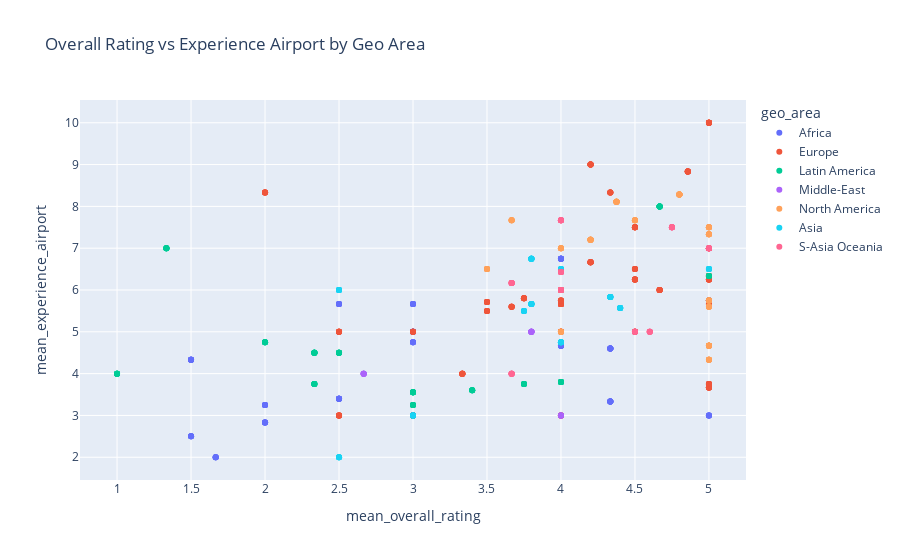

The code cell stored with this chart in its notebook:
### Code cell
import plotly.express as px

# Create an interactive scatter plot
fig = px.scatter(small,
                 x='mean_overall_rating',  # x-axis: overall rating
                 y='mean_experience_airport',  # y-axis: experience rating
                 color='geo_area',  # Color points based on geo_area
                 title="Overall Rating vs Experience Airport by Geo Area",
                 labels={'overall_rating': 'Overall Rating', 'experience_airport': 'Exp'},
                 hover_data=['airport_name'])  

fig.show()

### Figure 1 — Plotly figure (JSON) as saved in the notebook; plotly's stock layout.template omitted (floating-point values rounded to 4 significant figures; data arrays with more than 128 entries replaced by an {"elided": "..."} marker saying what was removed)
{"data": [{"customdata": [["abuja"], ["abuja"], ["abuja"], ["abuja"], ["abuja"], ["abuja"], ["algiers"], ["algiers"], ["algiers"], ["algiers"], ["algiers"], ["algiers"], ["algiers"], ["algiers"], ["banjul"], ["banjul"], ["banjul"], ["banjul"], ["banjul"], ["banjul"], ["dakar"], ["dakar"], ["dakar"], ["dakar"], ["dakar"], ["durban"], ["durban"], ["durban"], ["durban"], ["durban"], ["durban"], ["durban"], ["durban"], ["entebbe"], ["entebbe"], ["entebbe"], ["entebbe"], ["entebbe"], ["entebbe"], ["entebbe"], ["entebbe"], ["entebbe"], ["freetown"], ["freetown"], ["freetown"], ["freetown"], ["freetown"], ["freetown"], ["freetown"], ["hurghada"], ["hurghada"], ["hurghada"], ["hurghada"], ["hurghada"], ["kilimanjaro"], ["kilimanjaro"], ["kilimanjaro"], ["kilimanjaro"], ["kilimanjaro"], ["kilimanjaro"], ["kilimanjaro"], ["kilimanjaro"], ["lusaka"], ["lusaka"], ["lusaka"], ["lusaka"], ["lusaka"], ["luxor"], ["luxor"], ["luxor"], ["luxor"], ["luxor"], ["luxor"], ["luxor"], ["luxor"], ["mombasa"], ["mombasa"], ["mombasa"], ["mombasa"], ["mombasa"], ["mombasa"], ["mombasa"], ["mombasa"], ["mombasa"], ["monastir"], ["monastir"], ["monastir"], ["monastir"], ["monastir"], ["monastir"], ["monastir"], ["monastir"], ["seychelles"], ["seychelles"], ["seychelles"], ["seychelles"], ["seychelles"], ["seychelles"], ["taba"], ["taba"], ["taba"], ["taba"], ["taba"], ["windhoek"], ["windhoek"], ["windhoek"], ["windhoek"], ["windhoek"], ["windhoek"], ["zanzibar"], ["zanzibar"], ["zanzibar"], ["zanzibar"], ["zanzibar"]], "hovertemplate": "geo_area=Africa<br>mean_overall_rating=%{x}<br>mean_experience_airport=%{y}<br>airport_name=%{customdata[0]}<extra></extra>", "legendgroup": "Africa", "marker": {"color": "#636efa", "symbol": "circle"}, "mode": "markers", "name": "Africa", "orientation": "v", "showlegend": true, "type": "scatter", "x": [2, 2, 2, 2, 2, 2, 4.333, 4.333, 4.333, 4.333, 4.333, 4.333, 4.333, 4.333, 2, 2, 2, 2, 2, 2, 3, 3, 3, 3, 3, 5, 5, 5, 5, 5, 5, 5, 5, 4, 4, 4, 4, 4, 4, 4, 4, 4, 4, 4, 4, 4, 4, 4, 4, 3, 3, 3, 3, 3, 4.333, 4.333, 4.333, 4.333, 4.333, 4.333, 4.333, 4.333, 5, 5, 5, 5, 5, 2.5, 2.5, 2.5, 2.5, 2.5, 2.5, 2.5, 2.5, 3, 3, 3, 3, 3, 3, 3, 3, 3, 1.5, 1.5, 1.5, 1.5, 1.5, 1.5, 1.5, 1.5, 3, 3, 3, 3, 3, 3, 1.667, 1.667, 1.667, 1.667, 1.667, 2.5, 2.5, 2.5, 2.5, 2.5, 2.5, 1.5, 1.5, 1.5, 1.5, 1.5], "xaxis": "x", "y": [3.25, 3.25, 3.25, 3.25, 3.25, 3.25, 4.6, 4.6, 4.6, 4.6, 4.6, 4.6, 4.6, 4.6, 2.833, 2.833, 2.833, 2.833, 2.833, 2.833, 3, 3, 3, 3, 3, 5.75, 5.75, 5.75, 5.75, 5.75, 5.75, 5.75, 5.75, 6.75, 6.75, 6.75, 6.75, 6.75, 6.75, 6.75, 6.75, 6.75, 4.667, 4.667, 4.667, 4.667, 4.667, 4.667, 4.667, 4.75, 4.75, 4.75, 4.75, 4.75, 3.333, 3.333, 3.333, 3.333, 3.333, 3.333, 3.333, 3.333, 3, 3, 3, 3, 3, 3.4, 3.4, 3.4, 3.4, 3.4, 3.4, 3.4, 3.4, 5, 5, 5, 5, 5, 5, 5, 5, 5, 4.333, 4.333, 4.333, 4.333, 4.333, 4.333, 4.333, 4.333, 5.667, 5.667, 5.667, 5.667, 5.667, 5.667, 2, 2, 2, 2, 2, 5.667, 5.667, 5.667, 5.667, 5.667, 5.667, 2.5, 2.5, 2.5, 2.5, 2.5], "yaxis": "y"}, {"customdata": {"elided": "269x1 str values"}, "hovertemplate": "geo_area=Europe<br>mean_overall_rating=%{x}<br>mean_experience_airport=%{y}<br>airport_name=%{customdata[0]}<extra></extra>", "legendgroup": "Europe", "marker": {"color": "#EF553B", "symbol": "circle"}, "mode": "markers", "name": "Europe", "orientation": "v", "showlegend": true, "type": "scatter", "x": {"elided": "269 float values"}, "xaxis": "x", "y": {"elided": "269 float values"}, "yaxis": "y"}, {"customdata": [["aruba reina beatrix"], ["aruba reina beatrix"], ["aruba reina beatrix"], ["aruba reina beatrix"], ["aruba reina beatrix"], ["aruba reina beatrix"], ["aruba reina beatrix"], ["aruba reina beatrix"], ["aruba reina beatrix"], ["belo horizonte confins"], ["belo horizonte confins"], ["belo horizonte confins"], ["belo horizonte confins"], ["belo horizonte confins"], ["belo horizonte confins"], ["belo horizonte confins"], ["belo horizonte confins"], ["belo horizonte confins"], ["brasilia"], ["brasilia"], ["brasilia"], ["brasilia"], ["brasilia"], ["brasilia"], ["brasilia"], ["brasilia"], ["brasilia"], ["crown point tobago"], ["crown point tobago"], ["crown point tobago"], ["crown point tobago"], ["crown point tobago"], ["crown point tobago"], ["crown point tobago"], ["curacao"], ["curacao"], ["curacao"], ["curacao"], ["curacao"], ["curacao"], ["curacao"], ["guayaquil"], ["guayaquil"], ["guayaquil"], ["guayaquil"], ["guayaquil"], ["holguin"], ["holguin"], ["holguin"], ["holguin"], ["holguin"], ["holguin"], ["holguin"], ["manaus"], ["manaus"], ["manaus"], ["manaus"], ["manaus"], ["manaus"], ["quito mariscal"], ["quito mariscal"], ["quito mariscal"], ["quito mariscal"], ["quito mariscal"], ["quito mariscal"], ["recife"], ["recife"], ["recife"], ["recife"], ["recife"], ["salvador"], ["salvador"], ["salvador"], ["salvador"], ["salvador"], ["salvador"], ["santo domingo"], ["santo domingo"], ["santo domingo"], ["santo domingo"], ["santo domingo"], ["santo domingo"], ["santo domingo"], ["santo domingo"], ["sao paulo congonhas"], ["sao paulo congonhas"], ["sao paulo congonhas"], ["sao paulo congonhas"], ["sao paulo congonhas"], ["sao paulo congonhas"]], "hovertemplate": "geo_area=Latin America<br>mean_overall_rating=%{x}<br>mean_experience_airport=%{y}<br>airport_name=%{customdata[0]}<extra></extra>", "legendgroup": "Latin America", "marker": {"color": "#00cc96", "symbol": "circle"}, "mode": "markers", "name": "Latin America", "orientation": "v", "showlegend": true, "type": "scatter", "x": [2.333, 2.333, 2.333, 2.333, 2.333, 2.333, 2.333, 2.333, 2.333, 4, 4, 4, 4, 4, 4, 4, 4, 4, 3, 3, 3, 3, 3, 3, 3, 3, 3, 1.333, 1.333, 1.333, 1.333, 1.333, 1.333, 1.333, 2.5, 2.5, 2.5, 2.5, 2.5, 2.5, 2.5, 3.4, 3.4, 3.4, 3.4, 3.4, 1, 1, 1, 1, 1, 1, 1, 3, 3, 3, 3, 3, 3, 2, 2, 2, 2, 2, 2, 5, 5, 5, 5, 5, 2.333, 2.333, 2.333, 2.333, 2.333, 2.333, 4.667, 4.667, 4.667, 4.667, 4.667, 4.667, 4.667, 4.667, 3.75, 3.75, 3.75, 3.75, 3.75, 3.75], "xaxis": "x", "y": [4.5, 4.5, 4.5, 4.5, 4.5, 4.5, 4.5, 4.5, 4.5, 3.8, 3.8, 3.8, 3.8, 3.8, 3.8, 3.8, 3.8, 3.8, 3.556, 3.556, 3.556, 3.556, 3.556, 3.556, 3.556, 3.556, 3.556, 7, 7, 7, 7, 7, 7, 7, 4.5, 4.5, 4.5, 4.5, 4.5, 4.5, 4.5, 3.6, 3.6, 3.6, 3.6, 3.6, 4, 4, 4, 4, 4, 4, 4, 3.25, 3.25, 3.25, 3.25, 3.25, 3.25, 4.75, 4.75, 4.75, 4.75, 4.75, 4.75, 6.333, 6.333, 6.333, 6.333, 6.333, 3.75, 3.75, 3.75, 3.75, 3.75, 3.75, 8, 8, 8, 8, 8, 8, 8, 8, 3.75, 3.75, 3.75, 3.75, 3.75, 3.75], "yaxis": "y"}, {"customdata": [["beirut"], ["beirut"], ["beirut"], ["beirut"], ["beirut"], ["beirut"], ["beirut"], ["beirut"], ["beirut"], ["hamad doha"], ["hamad doha"], ["hamad doha"], ["hamad doha"], ["hamad doha"], ["sharjah"], ["sharjah"], ["sharjah"], ["sharjah"], ["sharjah"], ["sharjah"], ["tehran mehrabad"], ["tehran mehrabad"], ["tehran mehrabad"], ["tehran mehrabad"], ["tehran mehrabad"]], "hovertemplate": "geo_area=Middle-East<br>mean_overall_rating=%{x}<br>mean_experience_airport=%{y}<br>airport_name=%{customdata[0]}<extra></extra>", "legendgroup": "Middle-East", "marker": {"color": "#ab63fa", "symbol": "circle"}, "mode": "markers", "name": "Middle-East", "orientation": "v", "showlegend": true, "type": "scatter", "x": [3.8, 3.8, 3.8, 3.8, 3.8, 3.8, 3.8, 3.8, 3.8, null, null, null, null, null, 2.667, 2.667, 2.667, 2.667, 2.667, 2.667, 4, 4, 4, 4, 4], "xaxis": "x", "y": [5, 5, 5, 5, 5, 5, 5, 5, 5, null, null, null, null, null, 4, 4, 4, 4, 4, 4, 3, 3, 3, 3, 3], "yaxis": "y"}, {"customdata": [["bermuda"], ["bermuda"], ["bermuda"], ["bermuda"], ["bermuda"], ["colorado springs"], ["colorado springs"], ["colorado springs"], ["colorado springs"], ["colorado springs"], ["colorado springs"], ["colorado springs"], ["columbus"], ["columbus"], ["columbus"], ["columbus"], ["columbus"], ["dallas love field"], ["dallas love field"], ["dallas love field"], ["dallas love field"], ["dallas love field"], ["fort myers"], ["fort myers"], ["fort myers"], ["fort myers"], ["fort myers"], ["fort myers"], ["fort myers"], ["fort myers"], ["fort myers"], ["hartford"], ["hartford"], ["hartford"], ["hartford"], ["hartford"], ["hartford"], ["hartford"], ["hartford"], ["hartford"], ["hilo"], ["hilo"], ["hilo"], ["hilo"], ["hilo"], ["hilo"], ["indianapolis"], ["indianapolis"], ["indianapolis"], ["indianapolis"], ["indianapolis"], ["indianapolis"], ["indianapolis"], ["indianapolis"], ["indianapolis"], ["jacksonville"], ["jacksonville"], ["jacksonville"], ["jacksonville"], ["jacksonville"], ["john wayne"], ["john wayne"], ["john wayne"], ["john wayne"], ["john wayne"], ["john wayne"], ["little rock"], ["little rock"], ["little rock"], ["little rock"], ["little rock"], ["little rock"], ["long beach"], ["long beach"], ["long beach"], ["long beach"], ["long beach"], ["long beach"], ["long island macarthur"], ["long island macarthur"], ["long island macarthur"], ["long island macarthur"], ["long island macarthur"], ["long island macarthur"], ["long island macarthur"], ["memphis"], ["memphis"], ["memphis"], ["memphis"], ["memphis"], ["memphis"], ["memphis"], ["milwaukee"], ["milwaukee"], ["milwaukee"], ["milwaukee"], ["milwaukee"], ["milwaukee"], ["milwaukee"], ["milwaukee"], ["milwaukee"], ["muscle shoals"], ["muscle shoals"], ["muscle shoals"], ["muscle shoals"], ["muscle shoals"], ["nashville"], ["nashville"], ["nashville"], ["nashville"], ["nashville"], ["nashville"], ["sacramento"], ["sacramento"], ["sacramento"], ["sacramento"], ["sacramento"], ["sacramento"], ["sacramento"], ["sacramento"], ["sacramento"]], "hovertemplate": "geo_area=North America<br>mean_overall_rating=%{x}<br>mean_experience_airport=%{y}<br>airport_name=%{customdata[0]}<extra></extra>", "legendgroup": "North America", "marker": {"color": "#FFA15A", "symbol": "circle"}, "mode": "markers", "name": "North America", "orientation": "v", "showlegend": true, "type": "scatter", "x": [null, null, null, null, null, 5, 5, 5, 5, 5, 5, 5, 3.667, 3.667, 3.667, 3.667, 3.667, null, null, null, null, null, 4.375, 4.375, 4.375, 4.375, 4.375, 4.375, 4.375, 4.375, 4.375, 5, 5, 5, 5, 5, 5, 5, 5, 5, 4, 4, 4, 4, 4, 4, 5, 5, 5, 5, 5, 5, 5, 5, 5, 5, 5, 5, 5, 5, 4, 4, 4, 4, 4, 4, 5, 5, 5, 5, 5, 5, 5, 5, 5, 5, 5, 5, 5, 5, 5, 5, 5, 5, 5, 3.5, 3.5, 3.5, 3.5, 3.5, 3.5, 3.5, 4.8, 4.8, 4.8, 4.8, 4.8, 4.8, 4.8, 4.8, 4.8, null, null, null, null, null, 4.5, 4.5, 4.5, 4.5, 4.5, 4.5, 4.2, 4.2, 4.2, 4.2, 4.2, 4.2, 4.2, 4.2, 4.2], "xaxis": "x", "y": [10, 10, 10, 10, 10, 4.333, 4.333, 4.333, 4.333, 4.333, 4.333, 4.333, 7.667, 7.667, 7.667, 7.667, 7.667, 3.667, 3.667, 3.667, 3.667, 3.667, 8.111, 8.111, 8.111, 8.111, 8.111, 8.111, 8.111, 8.111, 8.111, 4.667, 4.667, 4.667, 4.667, 4.667, 4.667, 4.667, 4.667, 4.667, 5, 5, 5, 5, 5, 5, 5.75, 5.75, 5.75, 5.75, 5.75, 5.75, 5.75, 5.75, 5.75, 5.6, 5.6, 5.6, 5.6, 5.6, 7, 7, 7, 7, 7, 7, 7.333, 7.333, 7.333, 7.333, 7.333, 7.333, 4.667, 4.667, 4.667, 4.667, 4.667, 4.667, 7.5, 7.5, 7.5, 7.5, 7.5, 7.5, 7.5, 6.5, 6.5, 6.5, 6.5, 6.5, 6.5, 6.5, 8.286, 8.286, 8.286, 8.286, 8.286, 8.286, 8.286, 8.286, 8.286, null, null, null, null, null, 7.667, 7.667, 7.667, 7.667, 7.667, 7.667, 7.2, 7.2, 7.2, 7.2, 7.2, 7.2, 7.2, 7.2, 7.2], "yaxis": "y"}, {"customdata": [["chengdu"], ["chengdu"], ["chengdu"], ["chengdu"], ["chengdu"], ["coimbatore"], ["coimbatore"], ["coimbatore"], ["coimbatore"], ["coimbatore"], ["hangzhou"], ["hangzhou"], ["hangzhou"], ["hangzhou"], ["hangzhou"], ["hangzhou"], ["hangzhou"], ["hangzhou"], ["kunming"], ["kunming"], ["kunming"], ["kunming"], ["kunming"], ["kunming"], ["pune"], ["pune"], ["pune"], ["pune"], ["pune"], ["pune"], ["pune"], ["pune"], ["pune"], ["qingdao"], ["qingdao"], ["qingdao"], ["qingdao"], ["qingdao"], ["qingdao"], ["qingdao"], ["sapporo chitose"], ["sapporo chitose"], ["sapporo chitose"], ["sapporo chitose"], ["sapporo chitose"], ["sapporo chitose"], ["sapporo chitose"], ["sapporo chitose"], ["seoul gimpo"], ["seoul gimpo"], ["seoul gimpo"], ["seoul gimpo"], ["seoul gimpo"], ["seoul gimpo"], ["seoul gimpo"], ["seoul gimpo"], ["shenyang"], ["shenyang"], ["shenyang"], ["shenyang"], ["shenyang"], ["shenyang"], ["shenyang"], ["xian xianyang"], ["xian xianyang"], ["xian xianyang"], ["xian xianyang"], ["xian xianyang"], ["xian xianyang"], ["xian xianyang"], ["xian xianyang"], ["xiamen"], ["xiamen"], ["xiamen"], ["xiamen"], ["xiamen"], ["xiamen"], ["xiamen"], ["xiamen"], ["xiamen"]], "hovertemplate": "geo_area=Asia<br>mean_overall_rating=%{x}<br>mean_experience_airport=%{y}<br>airport_name=%{customdata[0]}<extra></extra>", "legendgroup": "Asia", "marker": {"color": "#19d3f3", "symbol": "circle"}, "mode": "markers", "name": "Asia", "orientation": "v", "showlegend": true, "type": "scatter", "x": [4, 4, 4, 4, 4, 2.5, 2.5, 2.5, 2.5, 2.5, 4.333, 4.333, 4.333, 4.333, 4.333, 4.333, 4.333, 4.333, 3.75, 3.75, 3.75, 3.75, 3.75, 3.75, 3, 3, 3, 3, 3, 3, 3, 3, 3, 4.4, 4.4, 4.4, 4.4, 4.4, 4.4, 4.4, 3.8, 3.8, 3.8, 3.8, 3.8, 3.8, 3.8, 3.8, 4, 4, 4, 4, 4, 4, 4, 4, 5, 5, 5, 5, 5, 5, 5, 2.5, 2.5, 2.5, 2.5, 2.5, 2.5, 2.5, 2.5, 3.8, 3.8, 3.8, 3.8, 3.8, 3.8, 3.8, 3.8, 3.8], "xaxis": "x", "y": [6.5, 6.5, 6.5, 6.5, 6.5, 2, 2, 2, 2, 2, 5.833, 5.833, 5.833, 5.833, 5.833, 5.833, 5.833, 5.833, 5.5, 5.5, 5.5, 5.5, 5.5, 5.5, 3, 3, 3, 3, 3, 3, 3, 3, 3, 5.571, 5.571, 5.571, 5.571, 5.571, 5.571, 5.571, 5.667, 5.667, 5.667, 5.667, 5.667, 5.667, 5.667, 5.667, 4.75, 4.75, 4.75, 4.75, 4.75, 4.75, 4.75, 4.75, 6.5, 6.5, 6.5, 6.5, 6.5, 6.5, 6.5, 6, 6, 6, 6, 6, 6, 6, 6, 6.75, 6.75, 6.75, 6.75, 6.75, 6.75, 6.75, 6.75, 6.75], "yaxis": "y"}, {"customdata": [["clark"], ["clark"], ["clark"], ["clark"], ["clark"], ["clark"], ["clark"], ["hobart"], ["hobart"], ["hobart"], ["hobart"], ["hobart"], ["hobart"], ["hobart"], ["hobart"], ["hobart"], ["kota kinabalu"], ["kota kinabalu"], ["kota kinabalu"], ["kota kinabalu"], ["kota kinabalu"], ["launceston"], ["launceston"], ["launceston"], ["launceston"], ["launceston"], ["medan"], ["medan"], ["medan"], ["medan"], ["medan"], ["medan"], ["medan"], ["medan"], ["subang kuala lumpur"], ["subang kuala lumpur"], ["subang kuala lumpur"], ["subang kuala lumpur"], ["subang kuala lumpur"], ["tontouta"], ["tontouta"], ["tontouta"], ["tontouta"], ["tontouta"], ["tontouta"], ["tontouta"], ["tontouta"], ["vientiane"], ["vientiane"], ["vientiane"], ["vientiane"], ["vientiane"], ["vientiane"], ["vientiane"], ["vientiane"], ["yogyakarta"], ["yogyakarta"], ["yogyakarta"], ["yogyakarta"], ["yogyakarta"], ["yogyakarta"], ["yogyakarta"]], "hovertemplate": "geo_area=S-Asia Oceania<br>mean_overall_rating=%{x}<br>mean_experience_airport=%{y}<br>airport_name=%{customdata[0]}<extra></extra>", "legendgroup": "S-Asia Oceania", "marker": {"color": "#FF6692", "symbol": "circle"}, "mode": "markers", "name": "S-Asia Oceania", "orientation": "v", "showlegend": true, "type": "scatter", "x": [3.667, 3.667, 3.667, 3.667, 3.667, 3.667, 3.667, 5, 5, 5, 5, 5, 5, 5, 5, 5, 4.5, 4.5, 4.5, 4.5, 4.5, 4, 4, 4, 4, 4, 4, 4, 4, 4, 4, 4, 4, 4, 4.6, 4.6, 4.6, 4.6, 4.6, 4, 4, 4, 4, 4, 4, 4, 4, 4.75, 4.75, 4.75, 4.75, 4.75, 4.75, 4.75, 4.75, 3.667, 3.667, 3.667, 3.667, 3.667, 3.667, 3.667], "xaxis": "x", "y": [6.167, 6.167, 6.167, 6.167, 6.167, 6.167, 6.167, 7, 7, 7, 7, 7, 7, 7, 7, 7, 5, 5, 5, 5, 5, 6, 6, 6, 6, 6, 6.429, 6.429, 6.429, 6.429, 6.429, 6.429, 6.429, 6.429, 5, 5, 5, 5, 5, 7.667, 7.667, 7.667, 7.667, 7.667, 7.667, 7.667, 7.667, 7.5, 7.5, 7.5, 7.5, 7.5, 7.5, 7.5, 7.5, 4, 4, 4, 4, 4, 4, 4], "yaxis": "y"}], "layout": {"legend": {"title": {"text": "geo_area"}, "tracegroupgap": 0}, "title": {"text": "Overall Rating vs Experience Airport by Geo Area"}, "xaxis": {"anchor": "y", "domain": [0, 1], "title": {"text": "mean_overall_rating"}}, "yaxis": {"anchor": "x", "domain": [0, 1], "title": {"text": "mean_experience_airport"}}}}
